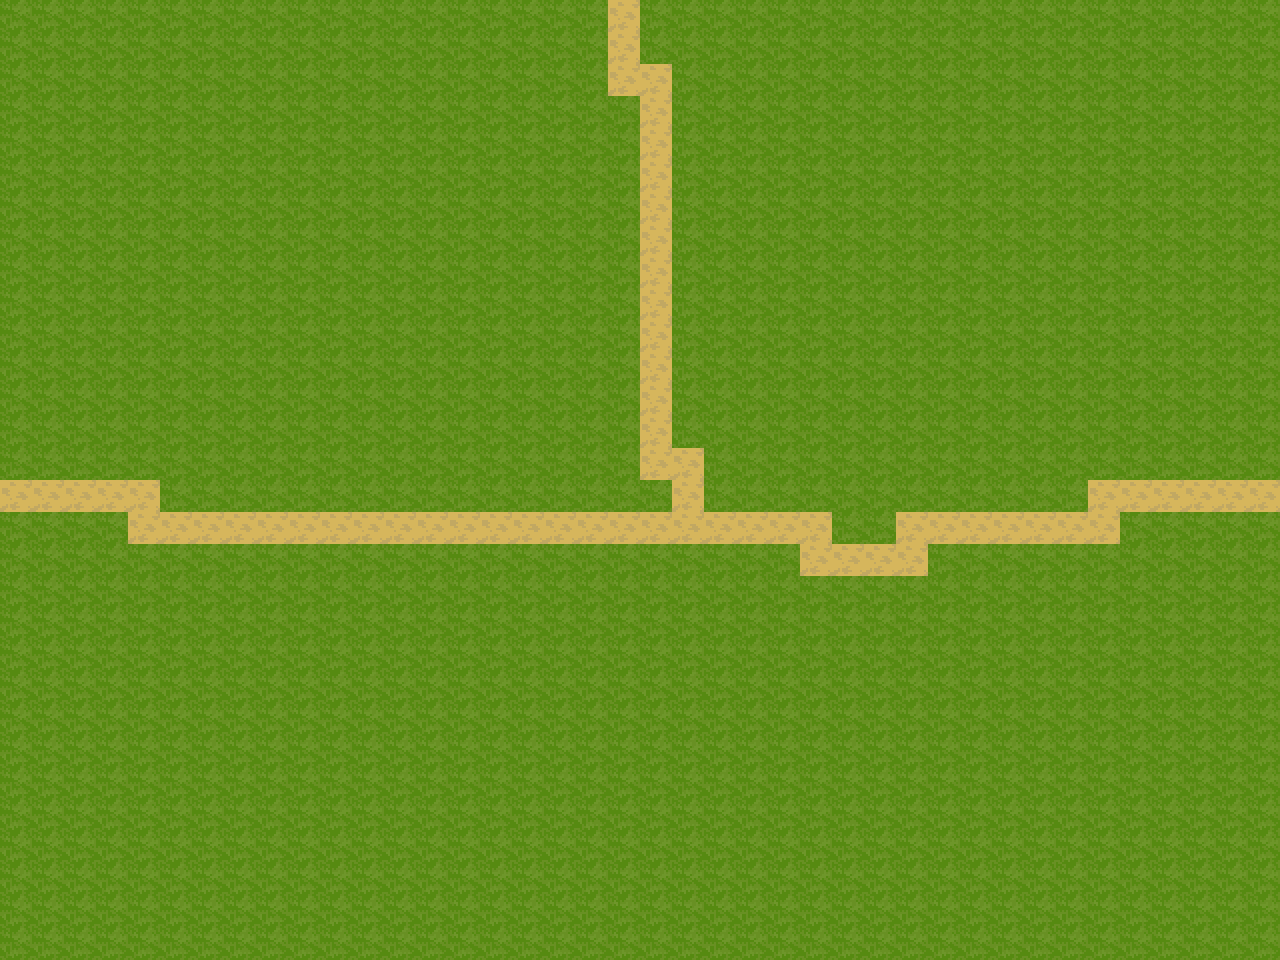

The image is a tile-based game level rendered from a .tmx file. Its description and complete source (layers, tilesets, objects, tile grids) follow:
An orthogonal 40x30 tile map with 32x32 px tiles, 1 tile layer (Tile Layer 1).

<map version="1.5" tiledversion="1.7.2" orientation="orthogonal" renderorder="right-down" width="40" height="30" tilewidth="32" tileheight="32" infinite="0" nextlayerid="2" nextobjectid="1">
 <tileset firstgid="1" source="tilesets/!CL_DEMO_32x32.tsx" />
 <layer id="1" name="Tile Layer 1" width="40" height="30">
  <data encoding="csv">
83,83,83,83,83,83,83,83,83,83,83,83,83,83,83,83,83,83,83,129,83,83,83,83,83,83,83,83,83,83,83,83,83,83,83,83,83,83,83,83,
83,83,83,83,83,83,83,83,83,83,83,83,83,83,83,83,83,83,83,129,83,83,83,83,83,83,83,83,83,83,83,83,83,83,83,83,83,83,83,83,
83,83,83,83,83,83,83,83,83,83,83,83,83,83,83,83,83,83,83,129,129,83,83,83,83,83,83,83,83,83,83,83,83,83,83,83,83,83,83,83,
83,83,83,83,83,83,83,83,83,83,83,83,83,83,83,83,83,83,83,83,129,83,83,83,83,83,83,83,83,83,83,83,83,83,83,83,83,83,83,83,
83,83,83,83,83,83,83,83,83,83,83,83,83,83,83,83,83,83,83,83,129,83,83,83,83,83,83,83,83,83,83,83,83,83,83,83,83,83,83,83,
83,83,83,83,83,83,83,83,83,83,83,83,83,83,83,83,83,83,83,83,129,83,83,83,83,83,83,83,83,83,83,83,83,83,83,83,83,83,83,83,
83,83,83,83,83,83,83,83,83,83,83,83,83,83,83,83,83,83,83,83,129,83,83,83,83,83,83,83,83,83,83,83,83,83,83,83,83,83,83,83,
83,83,83,83,83,83,83,83,83,83,83,83,83,83,83,83,83,83,83,83,129,83,83,83,83,83,83,83,83,83,83,83,83,83,83,83,83,83,83,83,
83,83,83,83,83,83,83,83,83,83,83,83,83,83,83,83,83,83,83,83,129,83,83,83,83,83,83,83,83,83,83,83,83,83,83,83,83,83,83,83,
83,83,83,83,83,83,83,83,83,83,83,83,83,83,83,83,83,83,83,83,129,83,83,83,83,83,83,83,83,83,83,83,83,83,83,83,83,83,83,83,
83,83,83,83,83,83,83,83,83,83,83,83,83,83,83,83,83,83,83,83,129,83,83,83,83,83,83,83,83,83,83,83,83,83,83,83,83,83,83,83,
83,83,83,83,83,83,83,83,83,83,83,83,83,83,83,83,83,83,83,83,129,83,83,83,83,83,83,83,83,83,83,83,83,83,83,83,83,83,83,83,
83,83,83,83,83,83,83,83,83,83,83,83,83,83,83,83,83,83,83,83,129,83,83,83,83,83,83,83,83,83,83,83,83,83,83,83,83,83,83,83,
83,83,83,83,83,83,83,83,83,83,83,83,83,83,83,83,83,83,83,83,129,83,83,83,83,83,83,83,83,83,83,83,83,83,83,83,83,83,83,83,
83,83,83,83,83,83,83,83,83,83,83,83,83,83,83,83,83,83,83,83,129,129,83,83,83,83,83,83,83,83,83,83,83,83,83,83,83,83,83,83,
129,129,129,129,129,83,83,83,83,83,83,83,83,83,83,83,83,83,83,83,83,129,83,83,83,83,83,83,83,83,83,83,83,83,129,129,129,129,129,129,
83,83,83,83,129,129,129,129,129,129,129,129,129,129,129,129,129,129,129,129,129,129,129,129,129,129,83,83,129,129,129,129,129,129,129,83,83,83,83,83,
83,83,83,83,83,83,83,83,83,83,83,83,83,83,83,83,83,83,83,83,83,83,83,83,83,129,129,129,129,83,83,83,83,83,83,83,83,83,83,83,
83,83,83,83,83,83,83,83,83,83,83,83,83,83,83,83,83,83,83,83,83,83,83,83,83,83,83,83,83,83,83,83,83,83,83,83,83,83,83,83,
83,83,83,83,83,83,83,83,83,83,83,83,83,83,83,83,83,83,83,83,83,83,83,83,83,83,83,83,83,83,83,83,83,83,83,83,83,83,83,83,
83,83,83,83,83,83,83,83,83,83,83,83,83,83,83,83,83,83,83,83,83,83,83,83,83,83,83,83,83,83,83,83,83,83,83,83,83,83,83,83,
83,83,83,83,83,83,83,83,83,83,83,83,83,83,83,83,83,83,83,83,83,83,83,83,83,83,83,83,83,83,83,83,83,83,83,83,83,83,83,83,
83,83,83,83,83,83,83,83,83,83,83,83,83,83,83,83,83,83,83,83,83,83,83,83,83,83,83,83,83,83,83,83,83,83,83,83,83,83,83,83,
83,83,83,83,83,83,83,83,83,83,83,83,83,83,83,83,83,83,83,83,83,83,83,83,83,83,83,83,83,83,83,83,83,83,83,83,83,83,83,83,
83,83,83,83,83,83,83,83,83,83,83,83,83,83,83,83,83,83,83,83,83,83,83,83,83,83,83,83,83,83,83,83,83,83,83,83,83,83,83,83,
83,83,83,83,83,83,83,83,83,83,83,83,83,83,83,83,83,83,83,83,83,83,83,83,83,83,83,83,83,83,83,83,83,83,83,83,83,83,83,83,
83,83,83,83,83,83,83,83,83,83,83,83,83,83,83,83,83,83,83,83,83,83,83,83,83,83,83,83,83,83,83,83,83,83,83,83,83,83,83,83,
83,83,83,83,83,83,83,83,83,83,83,83,83,83,83,83,83,83,83,83,83,83,83,83,83,83,83,83,83,83,83,83,83,83,83,83,83,83,83,83,
83,83,83,83,83,83,83,83,83,83,83,83,83,83,83,83,83,83,83,83,83,83,83,83,83,83,83,83,83,83,83,83,83,83,83,83,83,83,83,83,
83,83,83,83,83,83,83,83,83,83,83,83,83,83,83,83,83,83,83,83,83,83,83,83,83,83,83,83,83,83,83,83,83,83,83,83,83,83,83,83
</data>
 </layer>
</map>
